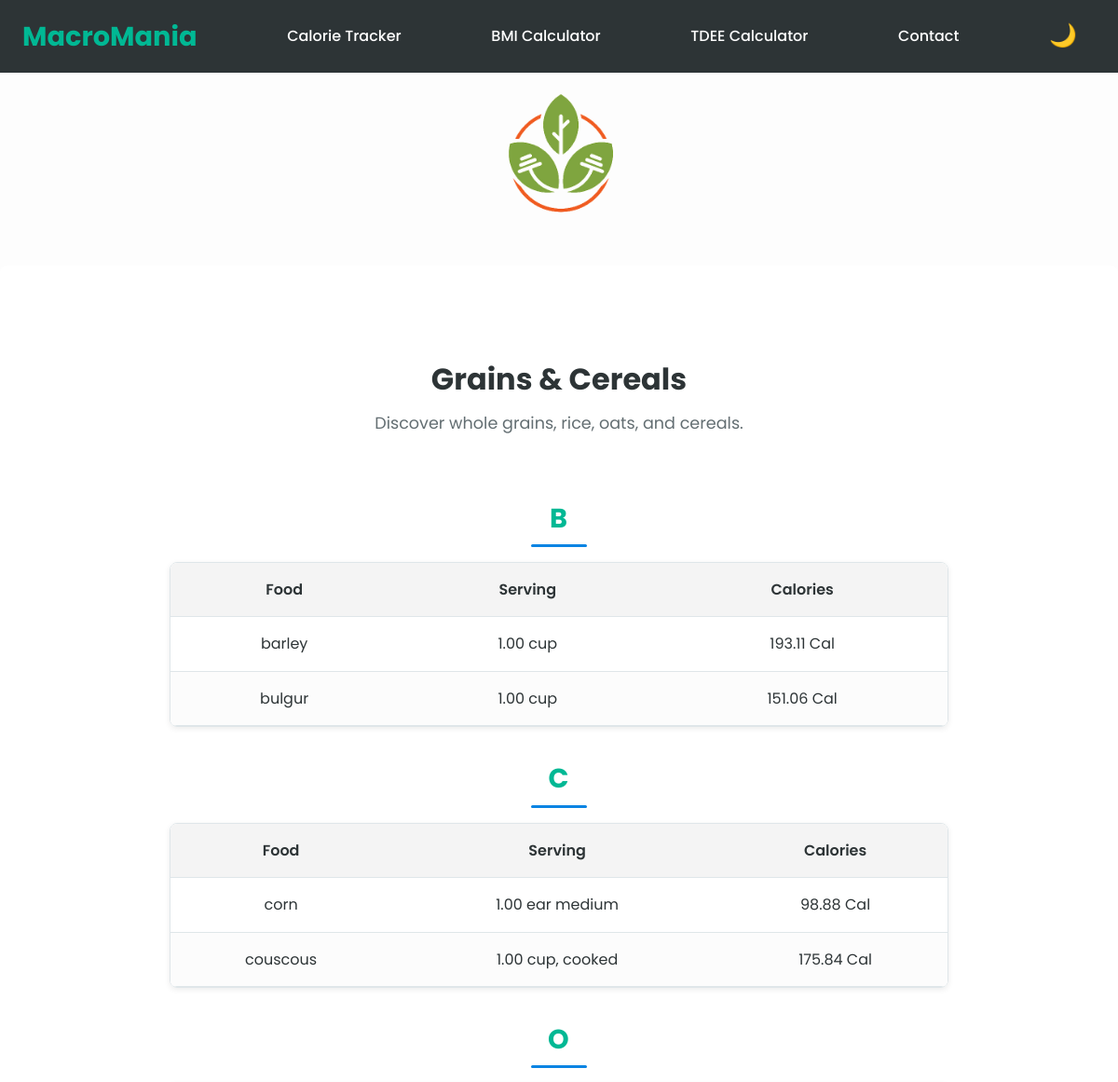
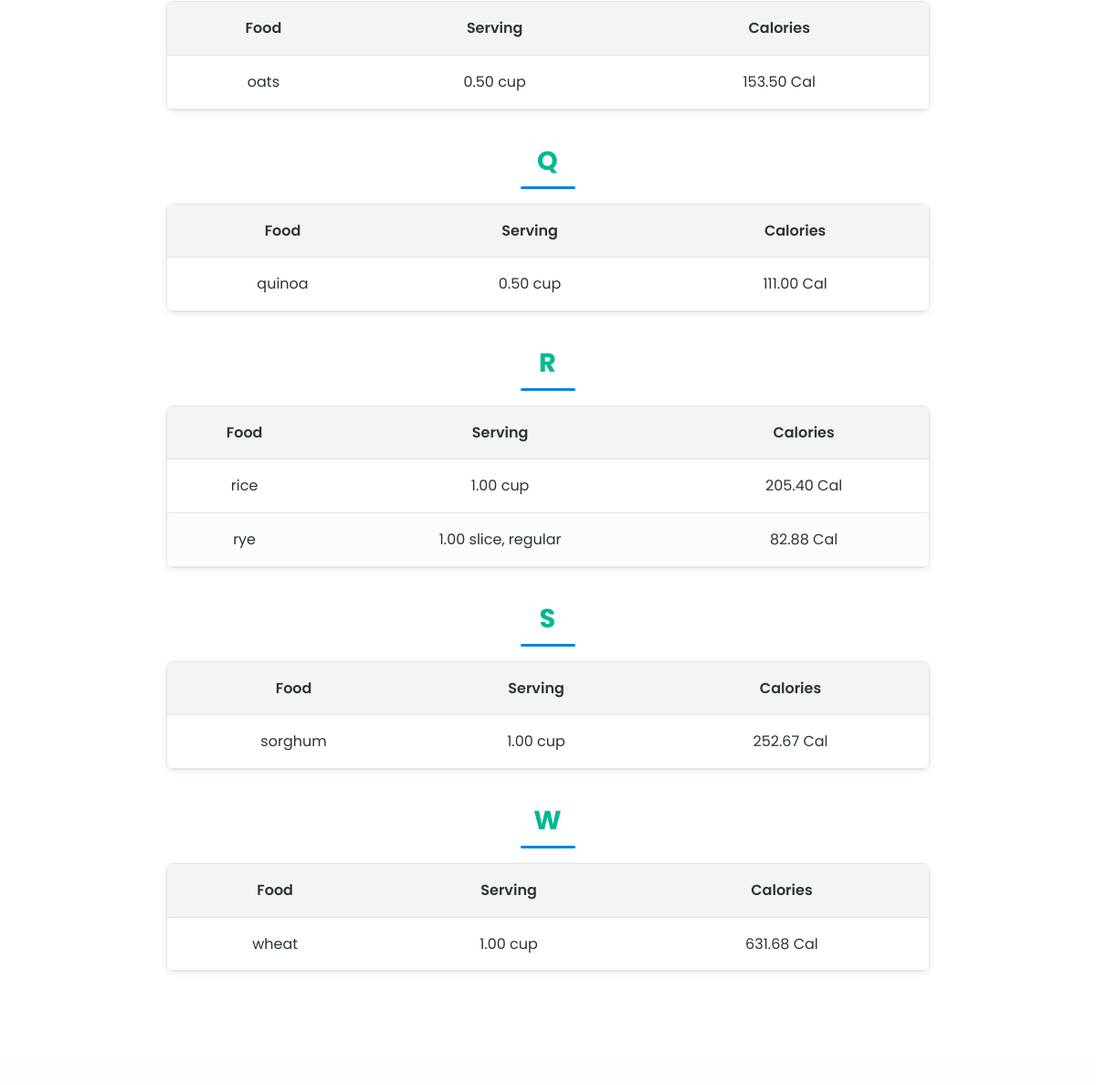
/category/grains-cereals/, run on the app's committed database (2 pictures, top to bottom).
### counter/models.py (models this page shows, shortened)
class Category(models.Model):
    name = models.CharField(max_length=100, unique=True)
    slug = models.SlugField(unique=True, blank=True)
    description = models.TextField(blank=True, null=True)
    image = models.ImageField(upload_to='category_images/', blank=True, null=True)

class FoodItem(models.Model):
    category = models.ForeignKey(Category, on_delete=models.CASCADE, related_name='foods')
    food_name = models.CharField(max_length=255)
    serving_qty = models.DecimalField(max_digits=5, decimal_places=2, default=1.0)
    serving_unit = models.CharField(max_length=50, default="serving")
    nf_calories = models.DecimalField(max_digits=6, decimal_places=2, default=0)
    nf_protein = models.DecimalField(max_digits=6, decimal_places=2, default=0)
    nf_total_carbohydrate = models.DecimalField(max_digits=6, decimal_places=2, default=0)
    nf_total_fat = models.DecimalField(max_digits=6, decimal_places=2, default=0)

### counter/views.py (the view, shortened to what this page needs)
# urls.py: path('category/<slug:category_slug>/', views.category_detail, name='category_detail'),
def category_detail(request, category_slug):
    category = get_object_or_404(Category, slug=category_slug)
    local_foods = (
        category.foods
        .exclude(nf_calories=0)
        .exclude(food_name__isnull=True)
        .exclude(food_name__exact='')
        .order_by('food_name')
    )
    if local_foods:
        foods = list(local_foods)
    return render(request, 'category_detail.html', {
        'category': category,
        'foods': foods,
    })

### counter/templates/category_detail.html
{% extends 'base.html' %}
{% load static %}
{% block content %}
<div class="category-detail-container">
  <h2 class="category-detail-title">{{ category.name }}</h2>
  <p class="category-detail-description">{{ category.description }}</p>
  {% if foods %}
    {% regroup foods by food_name.0 as grouped_foods %}
    {% for group in grouped_foods %}
      {% if group.grouper %}
        <h3 class="food-group-title">{{ group.grouper|upper }}</h3>
        <div class="table-container">
          <table class="food-table">
            <thead>
              <tr>
                <th>Food</th>
                <th>Serving</th>
                <th>Calories</th>
              </tr>
            </thead>
            <tbody>
              {% for food in group.list %}
              <tr>
                <td>{{ food.food_name }}</td>
                <td>{{ food.serving_qty }} {{ food.serving_unit }}</td>
                <td>{{ food.nf_calories }} Cal</td>
              </tr>
              {% endfor %}
            </tbody>
          </table>
        </div>
      {% endif %}
    {% endfor %}
  {% else %}
    <p>No food items found for this category.</p>
  {% endif %}
</div>
{% endblock %}

### MacroMania/static/main.css (style rules this page uses)
:root { --primary: #00b894; --secondary: #0984e3; --dark: #2d3436; --light-bg: #fdfdfd; --card-bg: #ffffff; --border-color: #dfe6e9; --shadow-color: rgba(0, 0, 0, 0.08); --font-family: 'Poppins', sans-serif; --input-bg: #f8f9fa; }
* { box-sizing: border-box; margin: 0; padding: 0; }
body { font-family: var(--font-family); background-color: var(--light-bg); color: var(--dark); line-height: 1.6; min-height: 100vh; }
h1, h2, h3 { text-align: center; margin-bottom: 16px; color: var(--dark); }
p { text-align: center; margin-bottom: 20px; color: #636e72; }
.category-detail-container { max-width: 900px; margin: 40px auto; padding: 2rem; background-color: var(--card-bg); border: none; box-shadow: none; border-radius: 8px; text-align: center; }
.category-detail-title { font-size: 2rem; margin-bottom: 0.5rem; color: var(--dark); }
.category-detail-description { font-size: 1.1rem; color: #636e72; margin-bottom: 2rem; }
.table-container { border: 1px solid var(--border-color); border-radius: 8px; overflow: hidden; box-shadow: 0 2px 6px var(--shadow-color); margin: 0 auto; max-width: 100%; }
.food-table { width: 100%; border-collapse: collapse; background-color: var(--card-bg); }
.food-table thead tr { background-color: #f4f4f4; }
.food-table th { color: var(--dark); font-weight: 600; padding: 1rem; text-align: center; border-bottom: 1px solid var(--border-color); }
.food-table td { padding: 1rem; text-align: center; border-bottom: 1px solid var(--border-color); color: var(--dark); }
.food-table tr:nth-child(even) { background-color: #fcfcfc; }
.food-group-title { display: inline-block; position: relative; font-size: 1.8rem; font-weight: 700; text-transform: uppercase; letter-spacing: 1.2px; margin: 2rem 0 1rem; padding-bottom: 0.5rem; color: var(--primary); }
.food-group-title::after { content: ""; position: absolute; left: 50%; bottom: 0; transform: translateX(-50%); width: 60px; height: 3px; background-color: var(--secondary); border-radius: 2px; }

### data on the page
Category: name "Grains & Cereals", description "Discover whole grains, rice, oats, and cereals."
FoodItem: food_name "barley", serving_qty "1.00", serving_unit "cup", nf_calories "193.11"
FoodItem: food_name "bulgur", serving_qty "1.00", serving_unit "cup", nf_calories "151.06"
FoodItem: food_name "corn", serving_qty "1.00", serving_unit "ear medium", nf_calories "98.88"
FoodItem: food_name "couscous", serving_qty "1.00", serving_unit "cup, cooked", nf_calories "175.84"
FoodItem: food_name "oats", serving_qty "0.50", serving_unit "cup", nf_calories "153.50"
FoodItem: food_name "quinoa", serving_qty "0.50", serving_unit "cup", nf_calories "111.00"
FoodItem: food_name "rice", serving_qty "1.00", serving_unit "cup", nf_calories "205.40"
FoodItem: food_name "rye", serving_qty "1.00", serving_unit "slice, regular", nf_calories "82.88"
FoodItem: food_name "sorghum", serving_qty "1.00", serving_unit "cup", nf_calories "252.67"
FoodItem: food_name "wheat", serving_qty "1.00", serving_unit "cup", nf_calories "631.68"

### other printed values
{{ group.grouper|upper }} "B" "C" "O" "Q" "R" "S" "W"
